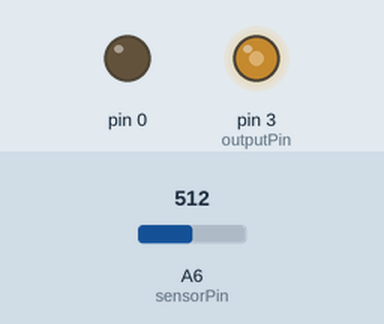
Simulated run of this sketch. Board: Arduino Nano, built with avr-gcc and run on an emulated ATmega328P. Parts: output pins drawn as LEDs (lit = HIGH). The test bench sets the inputs (shaded band); at power-on: A6 (sensorPin) = 512.

Above: at 1.2 s.
1.3 s: A6 (sensorPin) set to 716
At 2.4 s:
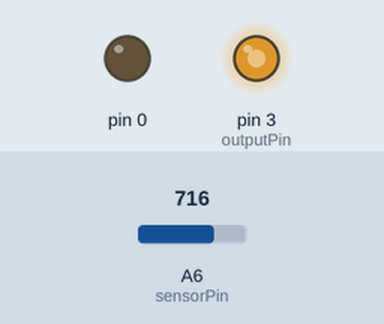
2.8 s: A6 (sensorPin) set to 900
At 3.6 s:
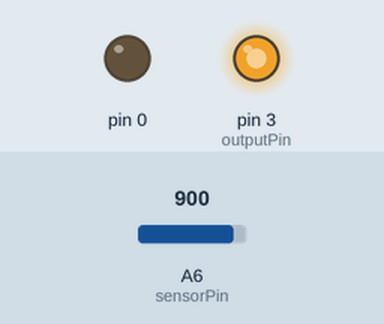
4.3 s: A6 (sensorPin) set to 122
At 4.7 s:
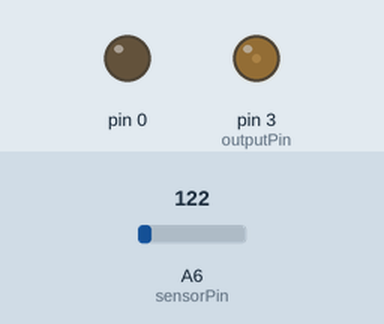
5.8 s: A6 (sensorPin) set to 0
At 7.0 s:
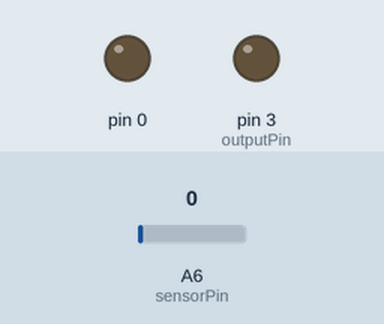
7.3 s: A6 (sensorPin) set to 511
At 8.2 s:
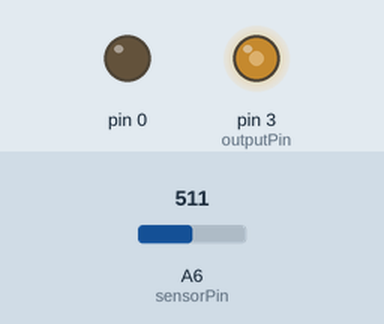
Timing chart, 0 to 9.8 s (numbered marks = the images above; inputs shaded):
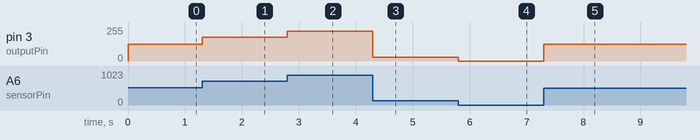

Measured:
- after the input at 1.3 s, pin 3 (outputPin): 127/255 → 178/255 at once
- after the input at 2.8 s, pin 3 (outputPin): 178/255 → 224/255 at once
- after the input at 4.3 s, pin 3 (outputPin): 224/255 → 30/255 at once
- after the input at 5.8 s, pin 3 (outputPin): 30/255 → 0/255 at once
- after the input at 7.3 s, pin 3 (outputPin): 0/255 → 127/255 at once

The sketch:

lilypad_analog.ino
```cpp
int sensorPin = A6;
int outputPin = 3; // Vibration Motor

void setup() {

    // We want to read information _into_ the sensorPin.
    pinMode(INPUT, sensorPin);

}

void loop() {
    // Store the value read on the sensors.
    int val = analogRead(sensorPin);

    // The sensor pin gives us a value from 0 to 1024 (2^10), but we can
    // only write a value from 0 to 255 (2^8). This function calls maps
    // one set of values onto another.
    int mapped_val = map(val, 0, 1024, 0, 255);

    // Write the mapped value to the output pin, which is connected to something
    // interesting.
    analogWrite(outputPin, mapped_val);
}
```
